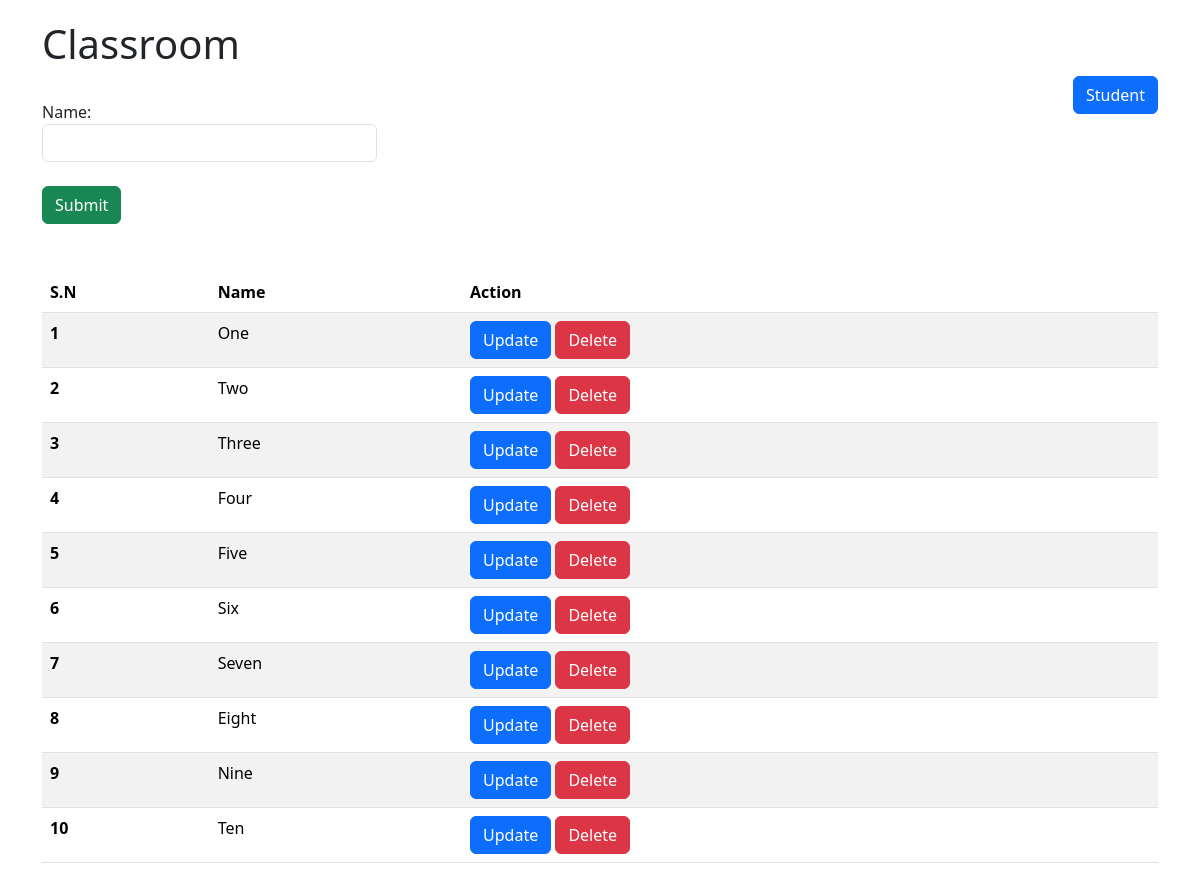
The page / on the database its author committed.
### CRUD/models.py (models this page shows, shortened)
class ClassRoom(models.Model):
    name = models.CharField(max_length=20)

### CRUD/views.py (the view)
# urls.py: path("", crud_classroom, name = "crud_classroom")
def crud_classroom(request):
    if request.method == "POST":
        print(request.POST)
        name = request.POST.get('name')
        ClassRoom.objects.create(name=name)
        return redirect('crud_classroom')
    classrooms = ClassRoom.objects.all()
    return render(request, template_name='CRUD/classroom.html', context ={"classrooms" : classrooms,
                                                                          "title" : "Classrooms" })

### CRUD/templates/CRUD/classroom.html (shortened to what this page needs)
{% extends 'CRUD/base.html' %}
{% block content %}
<h1>Classroom</h1>
<a style = "float: right" class="btn btn-primary" href = "{% url 'crud_student' %}">Student</a>
<br>
<form method = "post" action="{% url 'crud_classroom' %}">
    <label>Name:</label>
    <input type = "text" style= "width:30%" class = "form-control" name = "name">
    <br>
    <button class="btn btn-success" type="submit">Submit</button>
</form><br><br>
<table class="table table-striped table-hover">
    <thead>
      <tr>
        <th scope="col">S.N</th>
        <th scope="col">Name</th>
        <th scope="col">Action</th>
      </tr>
    </thead>
    <tbody>
        {% for classroom in classrooms %}
      <tr>
        <th scope="row">{{forloop.counter}}</th>
        <td>{{classroom.name}}</td>
        <td>
          <a class="btn btn-primary" href= "{% url 'classroom_update' classroom.id %}">Update</a>
          <a class="btn btn-danger" href = "{% url 'classroom_delete' classroom.id %}">Delete</a>
        </td>
        {% endfor %}
      </tr>
    </tbody>
  </table>
{% endblock %}

### rows shown on the page
ClassRoom: name "One"
ClassRoom: name "Two"
ClassRoom: name "Three"
ClassRoom: name "Four"
ClassRoom: name "Five"
ClassRoom: name "Six"
ClassRoom: name "Seven"
ClassRoom: name "Eight"
ClassRoom: name "Nine"
ClassRoom: name "Ten"
